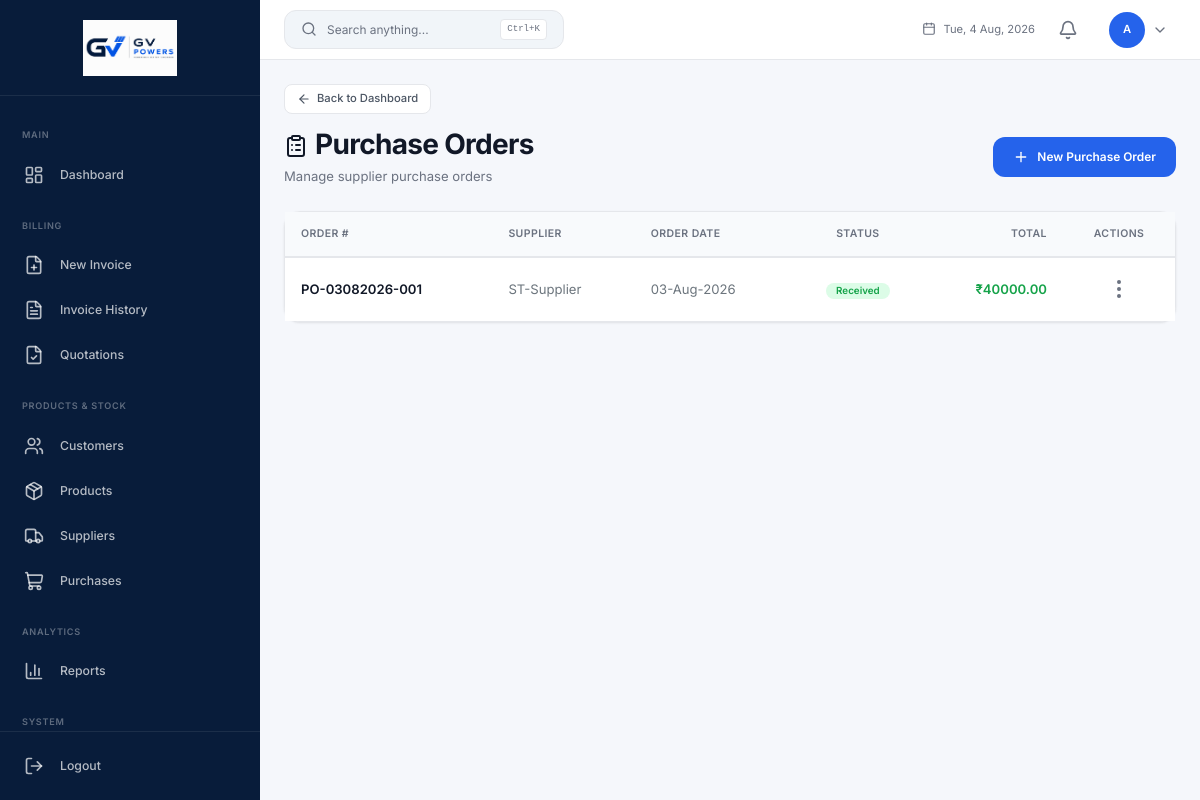
The app's page /purchase-orders (signed in) with its own data.
### app.py (models this page shows, shortened)
class User(UserMixin, db.Model):
    __tablename__ = 'users'
    id = db.Column(db.Integer, primary_key=True)
    username = db.Column(db.String(80), unique=True, nullable=False)
    email = db.Column(db.String(120), unique=True, nullable=False)
    password_hash = db.Column(db.String(256), nullable=False)
    full_name = db.Column(db.String(120), nullable=False)
    role = db.Column(db.String(20), default='staff')
    is_active = db.Column(db.Boolean, default=True)
    last_login = db.Column(db.DateTime)
    created_at = db.Column(db.DateTime, default=datetime.utcnow)
    updated_at = db.Column(db.DateTime, default=datetime.utcnow, onupdate=datetime.utcnow)
    @property
    def is_admin(self): return self.role == 'admin'

class PurchaseOrder(db.Model):
    __tablename__ = 'purchase_orders'
    id = db.Column(db.Integer, primary_key=True)
    po_number = db.Column(db.String(30), unique=True, nullable=False)
    supplier_id = db.Column(db.Integer, db.ForeignKey('suppliers.id'))
    supplier_name = db.Column(db.String(120))
    order_date = db.Column(db.Date, nullable=False)
    expected_date = db.Column(db.Date)
    subtotal = db.Column(db.Numeric(12, 2), default=0)
    total_tax = db.Column(db.Numeric(12, 2), default=0)
    grand_total = db.Column(db.Numeric(12, 2), default=0)
    status = db.Column(db.String(20), default='draft')
    notes = db.Column(db.Text)
    created_by = db.Column(db.Integer, db.ForeignKey('users.id'))
    created_at = db.Column(db.DateTime, default=datetime.utcnow)
    updated_at = db.Column(db.DateTime, default=datetime.utcnow, onupdate=datetime.utcnow)
    items = db.relationship('PurchaseItem', backref='purchase_order', lazy=True, cascade='all, delete-orphan')
    supplier = db.relationship('Supplier', backref='purchase_orders')
    creator = db.relationship('User', backref='created_purchases')

class Supplier(db.Model):
    __tablename__ = 'suppliers'
    id = db.Column(db.Integer, primary_key=True)
    name = db.Column(db.String(120), nullable=False)
    contact_person = db.Column(db.String(120))
    mobile = db.Column(db.String(20))
    email = db.Column(db.String(120))
    address = db.Column(db.Text)
    gstin = db.Column(db.String(15))
    state = db.Column(db.String(50))
    state_code = db.Column(db.Integer, default=29)
    bank_name = db.Column(db.String(100))
    bank_account = db.Column(db.String(20))
    bank_ifsc = db.Column(db.String(11))
    upi_id = db.Column(db.String(100))
    is_active = db.Column(db.Boolean, default=True)
    created_at = db.Column(db.DateTime, default=datetime.utcnow)
    updated_at = db.Column(db.DateTime, default=datetime.utcnow, onupdate=datetime.utcnow)
    products = db.relationship('Product', backref='supplier', lazy=True)

### app.py (the view)
@app.route('/purchase-orders')
@login_required
def purchase_orders():
    return render_template('suppliers/purchase_orders.html', orders=PurchaseOrder.query.order_by(desc(PurchaseOrder.created_at)).all())

### app.py (called while the page is built)
def login_required(f):
    @wraps(f)
    def decorated(*args, **kwargs):
        if not current_user.is_authenticated: flash('Please log in.', 'warning'); return redirect(url_for('login'))
        return f(*args, **kwargs)
    return decorated

@app.before_request
def enforce_role_permissions():
    if not current_user.is_authenticated:
        return
    if current_user.is_admin:
        return
    ep = request.endpoint or ''
    if ep in SALES_ENDPOINTS or ep.startswith('static'):
        return
    flash('You do not have permission to access this page.', 'danger')
    return redirect(url_for('dashboard'))

### templates/suppliers/purchase_orders.html (shortened to what this page needs)
{% extends "layouts/admin_layout.html" %}
{% block back_link %}
<a href="{{ url_for('dashboard') }}" class="ih-back-link"><i data-lucide="arrow-left"></i> Back to Dashboard</a>
{% endblock %}
{% block content %}
<div class="page-header">
    <div class="page-header-left">
        <h1><i data-lucide="clipboard-list" class="me-2"></i>Purchase Orders</h1>
        <p>Manage supplier purchase orders</p>
    </div>
    <div class="page-header-actions">
        <button class="btn btn-primary" data-bs-toggle="modal" data-bs-target="#createPOModal">
            <i data-lucide="plus"></i> New Purchase Order
        </button>
    </div>
</div>
<div class="card">
    <div class="table-responsive">
        <table class="table align-middle mb-0">
            <thead>
                <tr>
                    <th>Order #</th>
                    <th>Supplier</th>
                    <th>Order Date</th>
                    <th class="text-center">Status</th>
                    <th class="text-end">Total</th>
                    <th class="text-center">Actions</th>
                </tr>
            </thead>
            <tbody>
                {% if orders %}
                    {% for order in orders %}
                    <tr>
                        <td><span class="fw-600">{{ order.po_number }}</span></td>
                        <td class="text-secondary">{{ order.supplier.name if order.supplier else '-' }}</td>
                        <td class="text-secondary">{{ order.order_date.strftime('%d-%b-%Y') if order.order_date else '-' }}</td>
                        <td class="text-center">
                            {% set status_classes = {'draft': 'badge-secondary', 'pending': 'badge-warning', 'confirmed': 'badge-info', 'received': 'badge-success', 'cancelled': 'badge-danger', 'partial': 'badge-secondary'} %}
                            <span class="badge {{ status_classes.get(order.status, 'badge-secondary') }}">{{ order.status|capitalize }}</span>
                        </td>
                        <td class="text-end text-success fw-600">₹{{ "%.2f"|format(order.grand_total or 0) }}</td>
                        <td class="text-center">
                            <div class="erp-menu" data-erp-menu>
                                <button class="erp-menu__trigger" data-erp-trigger aria-label="Actions" aria-haspopup="true" title="Actions">
                                    <i data-lucide="ellipsis-vertical"></i>
                                </button>
                            </div>
                        </td>
                    </tr>
                    {% endfor %}
                {% endif %}
            </tbody>
        </table>
    </div>
</div>
{% endblock %}

### templates/layouts/admin_layout.html (shortened to what this page needs)
{% extends "base.html" %}
{% block body %}
<div class="app-wrapper">
    <aside class="sidebar" id="sidebar">
        <div class="sidebar-brand">
            <a href="{{ url_for('dashboard') }}" class="brand-icon-link">
                <img src="{{ url_for('static', filename='img/logo/img.png') }}" alt="GV Powers" class="brand-logo">
            </a>
        </div>
        <nav class="sidebar-nav">
            <div class="sidebar-section-title">Main</div>
            <a href="{{ url_for('dashboard') }}" class="nav-link {% if request.endpoint == 'dashboard' %}active{% endif %}" data-tooltip="Dashboard">
                <i data-lucide="layout-dashboard"></i>
                <span class="nav-text">Dashboard</span>
            </a>
            <div class="sidebar-section-title">Billing</div>
            <a href="{{ url_for('new_invoice') }}" class="nav-link {% if request.endpoint == 'new_invoice' %}active{% endif %}" data-tooltip="New Invoice">
                <i data-lucide="file-plus"></i>
                <span class="nav-text">New Invoice</span>
            </a>
            <a href="{{ url_for('invoice_history') }}" class="nav-link {% if request.endpoint == 'invoice_history' %}active{% endif %}" data-tooltip="Invoice History">
                <i data-lucide="file-text"></i>
                <span class="nav-text">Invoice History</span>
            </a>
            {% if current_user.is_admin %}
            <a href="{{ url_for('quotations_list') }}" class="nav-link {% if request.endpoint in ('quotations_list', 'new_quotation', 'quotation_preview') %}active{% endif %}" data-tooltip="Quotations">
                <i data-lucide="file-check"></i>
                <span class="nav-text">Quotations</span>
            </a>
            <div class="sidebar-section-title">Products &amp; Stock</div>
            <a href="{{ url_for('customers_list') }}" class="nav-link {% if request.endpoint in ('customers_list', 'customer_profile') %}active{% endif %}" data-tooltip="Customers">
                <i data-lucide="users"></i>
                <span class="nav-text">Customers</span>
            </a>
            <a href="{{ url_for('products_list') }}" class="nav-link " data-tooltip="Products">
                <i data-lucide="package"></i>
                <span class="nav-text">Products</span>
            </a>
            <a href="{{ url_for('suppliers_list') }}" class="nav-link {% if request.endpoint == 'suppliers_list' %}active{% endif %}" data-tooltip="Suppliers">
                <i data-lucide="truck"></i>
                <span class="nav-text">Suppliers</span>
            </a>
            <a href="{{ url_for('purchases_list') }}" class="nav-link {% if request.endpoint == 'purchases_list' %}active{% endif %}" data-tooltip="Purchases">
                <i data-lucide="shopping-cart"></i>
                <span class="nav-text">Purchases</span>
            </a>
            <div class="sidebar-section-title">Analytics</div>
            <a href="{{ url_for('reports_page') }}" class="nav-link {% if request.endpoint and 'report' in request.endpoint %}active{% endif %}" data-tooltip="Reports">
                <i data-lucide="bar-chart-3"></i>
                <span class="nav-text">Reports</span>
            </a>
            <div class="sidebar-section-title">System</div>
            {% endif %}
        </nav>
        <div class="sidebar-footer">
            <form action="{{ url_for('logout') }}" method="POST" class="d-inline">
                <button type="submit" class="nav-link btn btn-link text-start w-100" data-tooltip="Logout">
                    <i data-lucide="log-out"></i><span class="nav-text">Logout</span>
                </button>
            </form>
        </div>
    </aside>
    <div class="main-content">
        <header class="top-navbar">
            <button class="search-trigger" onclick="openSearch()" type="button">
                <i data-lucide="search" style="width:16px;height:16px;"></i>
                <span class="search-label">Search anything...</span>
                <kbd>Ctrl+K</kbd>
            </button>
            <div class="navbar-date">
                <i data-lucide="calendar" style="width:14px;height:14px;"></i>
                <span id="navDateDisplay"></span>
            </div>
            <div class="dropdown erp-menu" id="notificationBell" data-erp-menu>
                <button class="btn btn-link text-decoration-none position-relative p-1 erp-menu__trigger" data-erp-trigger aria-expanded="false" style="height:34px;width:34px;border-radius:10px;">
                    <i data-lucide="bell" style="width:20px;height:20px;color:var(--text-muted);"></i>
                </button>
            </div>
            <div class="dropdown erp-menu" data-erp-menu>
                <button class="user-dropdown erp-menu__trigger" data-erp-trigger aria-expanded="false" style="gap:.5rem;height:auto;width:auto;border-radius:12px;padding:.35rem .5rem;border:1px solid transparent;">
                    <div class="user-avatar">{{ current_user.full_name[0] }}</div>
                    <i data-lucide="chevron-down" style="width:16px;height:16px;color:var(--text-muted);"></i>
                </button>
            </div>
        </header>
        <div class="page-content">
            {% block back_link %}{% endblock %}
            {% block content %}{% endblock %}
        </div>
    </div>
</div>
{% endblock %}

### static/css/erp-menu.css (style rules this page uses)
.erp-menu { position: relative; display: inline-flex; }
.erp-menu__trigger { width: 34px; height: 34px; border-radius: 10px; display: inline-flex; align-items: center; justify-content: center; border: 1px solid transparent; background: transparent; color: var(--text-muted, #6b7280); cursor: pointer; transition: background .15s, color .15s, border-color .15s, transform .1s; flex-shrink: 0; }

### records on screen
User: full_name "A"
PurchaseOrder: po_number "PO-03082026-001", supplier "ST-Supplier", order_date "03-Aug-2026", status "Received", grand_total "40000.00"
